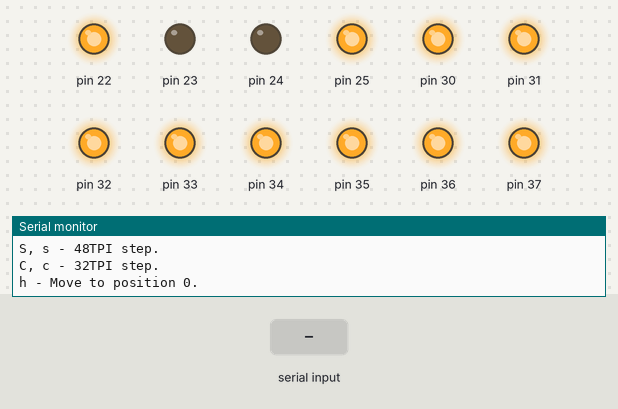
The sketch below on a simulated Arduino Mega 2560, built with avr-gcc and run on an emulated ATmega2560. Parts: output pins drawn as LEDs (lit = HIGH), the last lines printed to the serial monitor. Inputs (shaded band) come from the test bench.

Above: at 2.4 s.
2.5 s: "z" received over Serial
At 3.7 s:
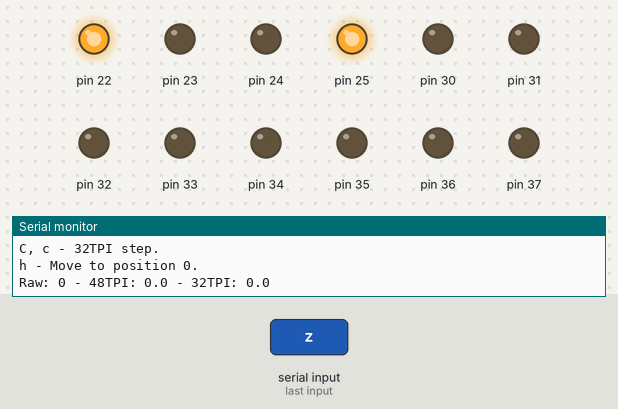
4.0 s: "F" received over Serial
At 5.0 s:
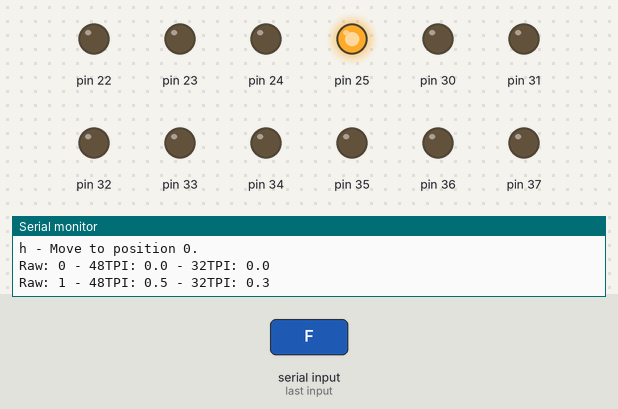
5.5 s: "S" received over Serial
At 6.7 s:
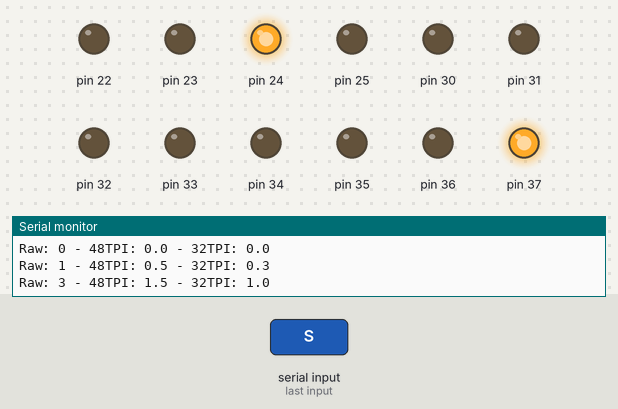
7.0 s: "f" received over Serial
At 8.2 s:
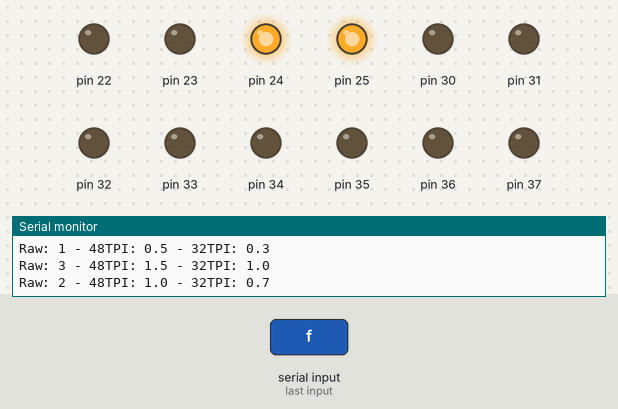
8.5 s: "C" received over Serial
At 9.7 s:
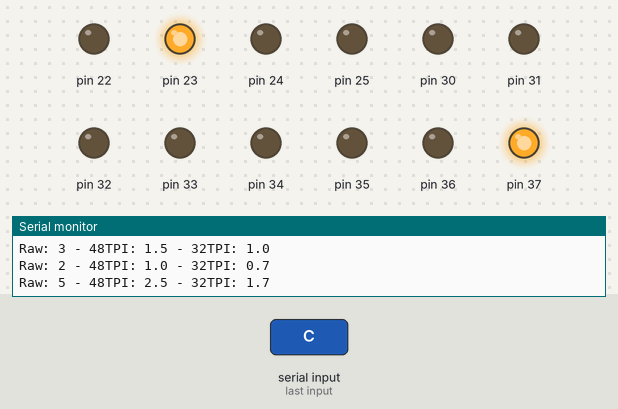
10.0 s: "s" received over Serial
At 10.5 s:
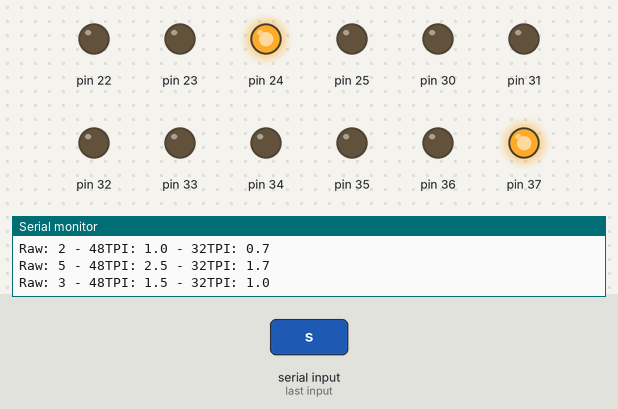
Timing chart, 0 to 12.5 s (numbered marks = the images above; inputs shaded):
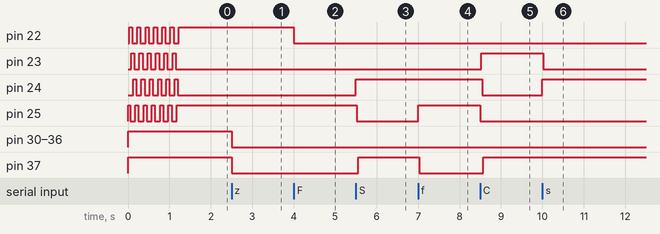

The sketch:

microsteppy.ino
```cpp
#include <avr/io.h>
#include <util/delay.h>

//int steps[] = {0x1, 0x3, 0x2, 0x6, 0x4, 0xc, 0x8, 0x9};
int steps[] = {0x9, 0x8, 0xc, 0x4, 0x6, 0x2, 0x3, 0x1};
int curstep = 50;
int offset = 0; // since track 0 might be at some weird phase

void setup() {
  // put your setup code here, to run once:
  Serial.begin(115200);
  DDRA = 0x0F; // four outputs
  PORTA = 0x00;

  DDRC = 0xFF;
  PORTC = 0xFF; // blank it for now

  // Zero it out
  stepto(0);

  Serial.println("Key commands:");
  Serial.println("z - Set current location as track 0");
  Serial.println("F, f - Fine step. Capital +, lowercase -");
  Serial.println("S, s - 48TPI step.");
  Serial.println("C, c - 32TPI step.");
  Serial.println("h - Move to position 0.");
}

void disp(int num) {
  int ones = num % 10;
  int tens = (num / 10) % 10;
  PORTC = ones | (tens << 4);
}

void outstep() {
  PORTA = steps[(curstep + offset) & 0x7];
  delay(25);
}

void stepto(int loc) {
  int incr = 1;
  if (curstep == loc) return;
  if (curstep > loc) incr = -1;
  while (curstep != loc) {
    curstep += incr;
    outstep();
  }
}

void moveby(int delta) {
  int incr = 1;
  if (delta < 0) incr = -1;
  while (delta != 0) {
    curstep += incr;
    outstep();
    delta -= incr;
  }
}

void printloc() {
  float tpipos = curstep / 3.0f;
  Serial.print("Raw: ");
  Serial.print(curstep, DEC);
  Serial.print(" - 48TPI: ");
  Serial.print(curstep >> 1, DEC);
  Serial.print(".");
  Serial.print((curstep & 1) ? "5" : "0");
  Serial.print(" - 32TPI: ");
  Serial.print(tpipos, 1);
  Serial.println("");
  disp(tpipos);
}

void loop() {
  uint8_t b;
  // put your main code here, to run repeatedly:
  if (Serial.available() > 0) {
    b = Serial.read();

    // Current location is track 0
    if (b == 'z') {
      offset = (curstep + offset) & 0x7;
      curstep = 0;
      printloc();
    }

    // Fine step
    if (b == 'F' || b == 'f') {
      if (b == 'F') curstep++;
      if (b == 'f') curstep--;
      outstep();
      printloc();
    }

    // 48TPI movement
    if (b == 'S' || b == 's') {
      if (b == 'S') moveby(2);
      if (b == 's') moveby(-2);
      printloc();
    }

    // 32TPI movement
    if (b == 'C' || b == 'c') {
      if (b == 'C') moveby(3);
      if (b == 'c') moveby(-3);
      printloc();
    }

    // Go home
    if (b == 'h') {
      stepto(0);
      printloc();
    }

  }
}
```

Measured:
- after the input at 2.5 s, pin 30–37: HIGH → LOW at once
- after the input at 4.0 s, pin 22: HIGH → LOW at once
- after the input at 5.5 s, pin 24: LOW → HIGH at once; pin 25: HIGH → LOW at once; pin 37: LOW → HIGH after 0.05 s
- after the input at 7.0 s, pin 25: LOW → HIGH at once; pin 37: HIGH → LOW at once
- after the input at 8.5 s, pin 23: LOW → HIGH at once; pin 24: HIGH → LOW after 0.05 s; pin 25: HIGH → LOW at once; pin 37: LOW → HIGH after 0.08 s
- after the input at 10.0 s, pin 23: HIGH → LOW at once; pin 24: LOW → HIGH at once
